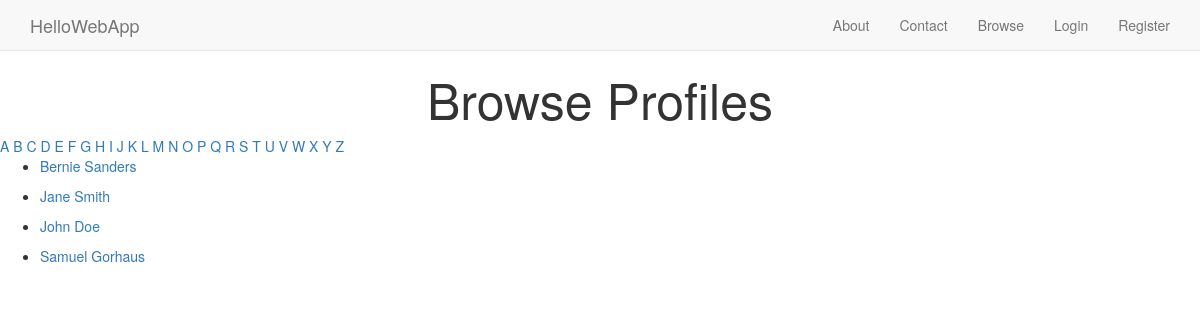
Screenshot of /browse/name/ with the database file from the repository.
### collection/models.py (models this page shows)
class Profile(models.Model):
	name = models.CharField(max_length=255)
	description = models.TextField()
	slug = models.SlugField(unique=True)
	user = models.OneToOneField(User, blank=True, null=True)

### collection/views.py (the view)
def browse_by_name(request, initial=None):
    if initial:
        profiles = Profile.objects.filter(name__istartswith=initial)
        profiles = profiles.order_by('name')
    else:
        profiles = Profile.objects.all().order_by('name')
    return render(request, 'search/search.html', {
        'profiles': profiles,
        'initial': initial,
	})

### collection/templates/search/search.html (shortened to what this page needs)
{% extends 'base.html' %}
{% block content %}
    <h1>
        Browse Profiles
    </h1>
    {% for letter in 'abcdefghijklmnopqrstuvwxyz' %}
    <a href="{% url 'browse_by_name' initial=letter %}"
    {% if initial == letter %}class="active"{% endif %}>
        {{ letter|upper }}
    </a>
    {% endfor %}
    {% for profile in profiles %}
    <ul>
        <li>
            <a href="{% url 'profile_detail' slug=profile.slug %}">
                {{ profile.name }}
            </a>
        </li>
    </ul>
    {% empty %}
    <p>Sorry, no results!</p>
    {% endfor %}
{% endblock content %}

### collection/static/css/style.css (style rules this page uses)
h1 { text-align: center; font-size: 50px; }

### rows the page displays
Profile: name "Bernie Sanders"
Profile: name "Jane Smith"
Profile: name "John Doe"
Profile: name "Samuel Gorhaus"

### other values shown
{{ letter|upper }} "A" "B" "C" "D" "E" "F" "G" "H" "I" "J" "K" "L" "M" "N" "O" "P" "Q" "R" "S" "T" "U" "V" "W" "X" "Y" "Z"
